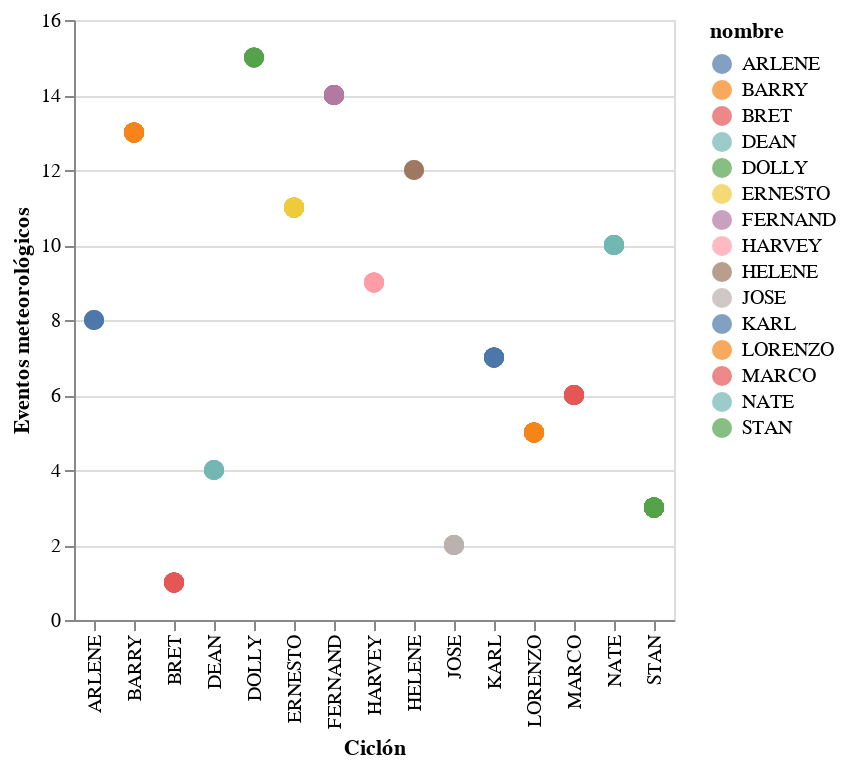

This figure's notebook cell:
### Markdown cell above
#### **Ciclones y número de eventos meteorológicos que tuvieron.**
#### ***Figura 1️⃣***

### Code cell
alt.Chart(dataCiclon).mark_circle(size=100).encode(
    alt.X('nombre', title='Ciclón'),
    alt.Y('numero_de_eventos', title='Eventos meteorológicos'),
    color = ('nombre'),
    tooltip=['nombre']
)

### Figure 1 — Vega-Lite specification as saved in the notebook (floating-point values rounded to 4 significant figures; data arrays with more than 128 entries replaced by an {"elided": "..."} marker saying what was removed)
{"config": {"view": {"continuousWidth": 400, "continuousHeight": 300}}, "data": {"name": "data-62583512634776a7760d3ecb7534147e"}, "mark": {"type": "circle", "size": 100}, "encoding": {"color": {"type": "nominal", "field": "nombre"}, "tooltip": [{"type": "nominal", "field": "nombre"}], "x": {"type": "nominal", "field": "nombre", "title": "Ciclón"}, "y": {"type": "quantitative", "field": "numero_de_eventos", "title": "Eventos meteorológicos"}}, "$schema": "https://vega.github.io/schema/vega-lite/v4.8.1.json", "datasets": {"data-62583512634776a7760d3ecb7534147e": {"elided": "227 records"}}}
